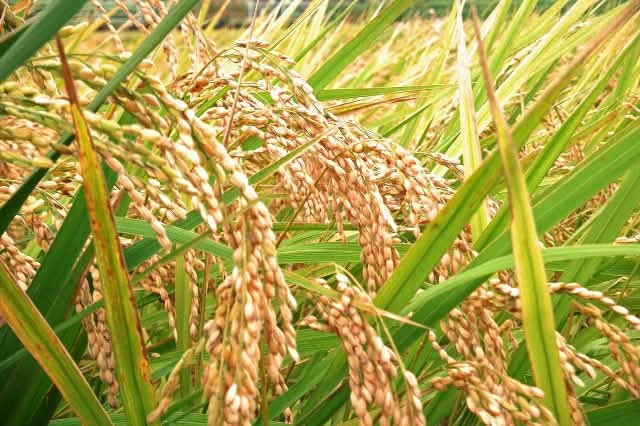
#> input picture backend/uploads/1791309984452-423998993.jpeg, 640 x 426 px
$ python -i analysis.py   (imports and definitions only)
#> lines starting #> are read from the running program, lines starting #| are printed output that depends on the picture; after the words box and inside, x2 and y2 are one past the last pixel; in counts of white or black regions, pixels touching at a corner belong together
"""Crop disease & pest analysis pipeline.

Pipeline (transparent, deterministic):
1. image validation (openable, RGB, min size)
2. image dimensions & aspect ratio
3. color analysis: green/vegetation ratio, brown+yellow lesion ratio,
   dark-spot ratio, brightness, colour variance (texture proxy)
4. deterministic classification rules from the measured statistics

The result is an image-derived estimate, clearly labelled as demo analysis.
To add a trained ML model, replace `classify_from_stats()` with a model
inference call — the rest of the API stays identical.
"""
import hashlib
from PIL import Image

try:
    import cv2  # OpenCV — optional, used for edge/texture density
    import numpy as np
    HAS_CV2 = True
except Exception:
    HAS_CV2 = False

CROP_CANDIDATES = ["Rice", "Maize", "Wheat", "Cotton", "Sugarcane", "Chickpea", "Groundnut", "Soybean"]

DISEASES = [
    {"disease": "Rice Leaf Blast", "crop": "Rice", "severity": "Moderate", "risk": "HIGH",
     "symptoms": ["Diamond-shaped grey-centred lesions on leaves", "Lesions on leaf collar"],
     "recommendations": ["Apply tricyclazole or isoprothiolane fungicide", "Drain fields periodically", "Avoid excess nitrogen"],
     "prevention": ["Use resistant varieties", "Balanced fertilization", "Crop rotation"]},
    {"disease": "Bacterial Leaf Blight", "crop": "Rice", "severity": "Mild", "risk": "MEDIUM",
     "symptoms": ["Yellowing of leaf tips", "Water-soaked lesions along margins"],
     "recommendations": ["Drain standing water", "Avoid nitrogen overuse"],
     "prevention": ["Certified disease-free seed", "Avoid field injuries"]},
    {"disease": "Common Rust", "crop": "Maize", "severity": "Moderate", "risk": "MEDIUM",
     "symptoms": ["Reddish-brown pustules on leaves"],
     "recommendations": ["Apply mancozeb spray", "Remove infected debris"],
     "prevention": ["Resistant hybrids", "Early sowing"]},
    {"disease": "Bacterial Blight", "crop": "Cotton", "severity": "Severe", "risk": "HIGH",
     "symptoms": ["Angular water-soaked spots", "Black lesions on stems"],
     "recommendations": ["Spray copper oxychloride", "Destroy crop residue"],
     "prevention": ["Seed treatment with streptocycline"]},
    {"disease": "Yellow Rust", "crop": "Wheat", "severity": "Moderate", "risk": "HIGH",
     "symptoms": ["Yellow stripes of pustules on leaves"],
     "recommendations": ["Apply propiconazole", "Monitor fields weekly"],
     "prevention": ["Resistant varieties"]},
    {"disease": "Leaf Spot", "crop": "Groundnut", "severity": "Mild", "risk": "LOW",
     "symptoms": ["Small brown spots on lower leaves"],
     "recommendations": ["Remove affected leaves", "Apply mancozeb if spreading"],
     "prevention": ["Crop rotation", "Field sanitation"]},
    {"disease": "Healthy Crop", "crop": None, "severity": "None", "risk": "LOW",
     "symptoms": [], "recommendations": ["Continue regular monitoring and balanced nutrition"],
     "prevention": ["Maintain balanced nutrients", "Regular field scouting"]},
]

PESTS = [
    {"pest": "Stem Borer", "crop": "Rice", "damageLevel": "Moderate",
     "prevention": ["Use pheromone traps", "Apply cartap hydrochloride"],
     "action": "Install pheromone traps and remove affected tillers."},
    {"pest": "Fall Armyworm", "crop": "Maize", "damageLevel": "High",
     "prevention": ["Apply spinetoram at whorl stage", "Destroy egg masses"],
     "action": "Spray spinetoram immediately at whorl stage."},
    {"pest": "Pink Bollworm", "crop": "Cotton", "damageLevel": "High",
     "prevention": ["Use Bt cotton", "Pheromone traps"],
     "action": "Deploy pheromone traps; spray indoxacarb if severe."},
    {"pest": "Aphid", "crop": "Chickpea", "damageLevel": "Moderate",
     "prevention": ["Neem oil spray", "Release ladybirds"],
     "action": "Spray neem oil at early infestation."},
]


def _stats(image_path: str) -> dict:
    """Actual image statistics: green/lesion/dark ratios, brightness, variance."""
    img = Image.open(image_path).convert("RGB")
#> img is the input picture: PIL image 640x426 RGB; mean R, G, B 171.1, 159.8, 72.3
    width, height = img.size
#> width = 640; height = 426
    small = img.resize((96, 96))
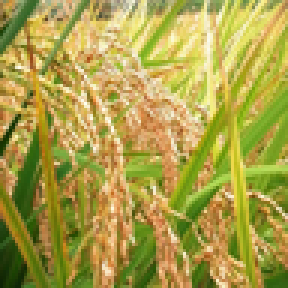
#> small: PIL image 96x96 RGB (shown 3 times larger); mean R, G, B 171.1, 159.8, 72.3
    px = list(small.getdata())
#> px = 9216 items, first 6: (171, 144, 88), (134, 136, 90), (155, 144, 74), (200, 140, 54), (198, 156, 78), (183, 173, 116)
    n = len(px)
#> n = 9216

    green = yellow = brown = dark = bright = soil_like = 0
    total_r = total_g = total_b = 0
    greens = []
    for r, g, b in px:
        total_r += r; total_g += g; total_b += b
        if g > r + 12 and g > b + 12:
            green += 1
            greens.append(g)
        if r > 110 and g > 60 and b < 70:
            yellow += 1
        if r > 80 and g > 40 and b < 50 and r > g + 30:
            brown += 1
        if r < 60 and g < 60 and b < 60:
            dark += 1
        if r > 200 and g > 200 and b > 200:
            bright += 1
        # soil-like pixel: warm brown, low blue, not too bright
        if r > g and g > b and b < 90 and 50 < r < 175:
            soil_like += 1
#> this loop made 9216 passes
#> (r, g, b, total_r, total_g, total_b, bright) on pass 45: (242, 241, 216, 7696, 7387, 5098, 1)
#> (r, g, b, total_r, total_g, total_b) on passes 1 to 6: (171, 144, 88, 171, 144, 88), (134, 136, 90, 305, 280, 178), (155, 144, 74, 460, 424, 252), (200, 140, 54, 660, 564, 306), (198, 156, 78, 858, 720, 384), (183, 173, 116, 1041, 893, 500)
#> after the loop, bright = 65; brown = 406; dark = 86; green = 2245; greens = 2245 values, max 230 at index 242, min 36 at index 2104, mean 136.6; soil_like = 1472; total_b = 666382; total_g = 1473088; total_r = 1577246; yellow = 3586

    mean_g = sum(greens) / len(greens) if greens else 0
#> mean_g = 136.6
    variance = (sum((x - mean_g) ** 2 for x in greens) / len(greens)) if greens else 0
#> variance = 1508.3

    # Edge/texture density via OpenCV when available (Sobel fallback otherwise)
    edge_density = 0.0
    try:
        if HAS_CV2:
            arr = np.asarray(small)
            gray = cv2.cvtColor(arr, cv2.COLOR_RGB2GRAY)
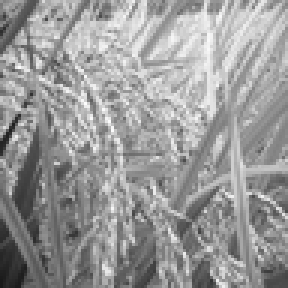
#> gray: shape (96, 96) (shown 3 times larger); min 26, max 253, mean 153.2
            edges = cv2.Canny(gray, 60, 160)
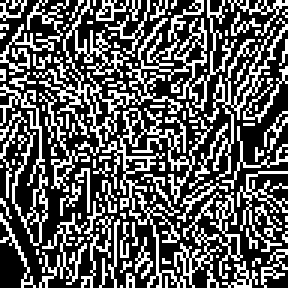
#> edges: shape (96, 96) (shown 3 times larger); 35.7% white in thin lines or dots
            edge_density = float((edges > 0).mean())
#> edge_density = 0.357
        else:
            gy, gx = np.gradient(np.asarray(small).mean(axis=2))
            mag = (gx ** 2 + gy ** 2) ** 0.5
            edge_density = float((mag > 25).mean())
    except Exception:
        edge_density = 0.0

    soil_ratio = soil_like / n
#> soil_ratio = 0.16

    return {
        "width": width, "height": height,
        "green_ratio": round(green / n, 3),
        "yellow_ratio": round(yellow / n, 3),
        "brown_ratio": round(brown / n, 3),
        "dark_ratio": round(dark / n, 3),
        "bright_ratio": round(bright / n, 3),
        "soil_ratio": round(soil_ratio, 3),
        "avg_r": round(total_r / n), "avg_g": round(total_g / n), "avg_b": round(total_b / n),
        "avg_brightness": round((total_r + total_g + total_b) / (3 * n)),
        "texture_variance": round(variance, 1),
        "edge_density": round(edge_density, 3),
    }


# [136 lines left out: functions _crop_from_image, classify_image, classify_from_stats, _confidence, analyze_crop, analyze_pest, not called in this run]

>>> result = _stats('../../backend/uploads/1791309984452-423998993.jpeg')
#> result = 14 items

$ run again, on backend/uploads/1791310319488-550456039.jpeg
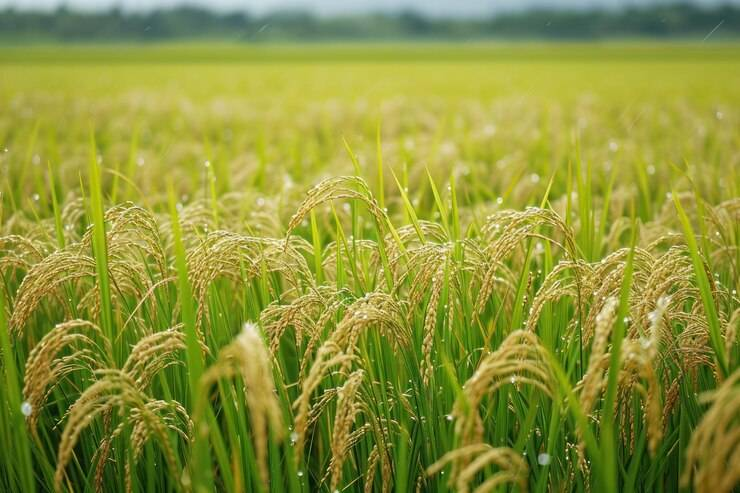
#> input picture backend/uploads/1791310319488-550456039.jpeg, 740 x 493 px
#> in _stats, img is the input picture: PIL image 740x493 RGB; mean R, G, B 140.3, 146.9, 56.6
#> in _stats, `small = img.resize((96, 96))`:
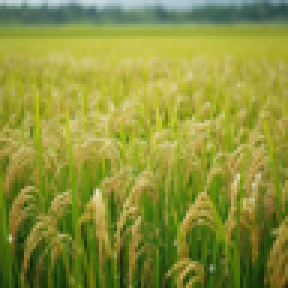
#> small: PIL image 96x96 RGB (shown 3 times larger); mean R, G, B 140.3, 146.9, 56.6
#> px = 9216 items, first 6: (184, 205, 206), (175, 196, 197), (185, 204, 209), (194, 212, 218), (191, 209, 215), (192, 210, 216)
#> n = 9216
#> the loop in _stats, `for r, g, b in px:` made 9216 passes
#> (total_r, total_g, total_b) on passes 193, 194, 201, 202, 266, 277, 278, 279: (29616, 34453, 35333), (29704, 34572, 35437), (30434, 35503, 36285), (30543, 35642, 36409), (38520, 45515, 46120), (39422, 46788, 47296), (39491, 46887, 47380), (39564, 46990, 47466)
#> after the loop in _stats, `for r, g, b in px:`: bright = 0; brown = 9; dark = 110; green = 2854; greens = 2854 values, max 191 at index 785, min 32 at index 2789, mean 117.9; soil_like = 1713; total_b = 521684; total_g = 1354235; total_r = 1292785; yellow = 4118
#> mean_g = 117.9
#> variance = 1035.8
#> in _stats, `edges = cv2.Canny(gray, 60, 160)`:
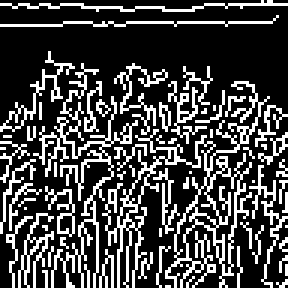
#> edges: shape (96, 96) (shown 3 times larger); 26.8% white in thin lines or dots
#> edge_density = 0.268
#> soil_ratio = 0.186
#> result = 14 items

$ run again, on backend/uploads/1791310413914-95905620.jpeg
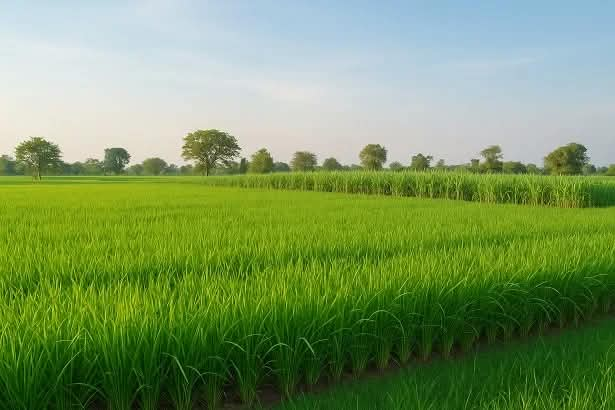
#> input picture backend/uploads/1791310413914-95905620.jpeg, 615 x 410 px
#> in _stats, img is the input picture: PIL image 615x410 RGB; mean R, G, B 121.8, 150.5, 96.2
#> in _stats, `small = img.resize((96, 96))`:
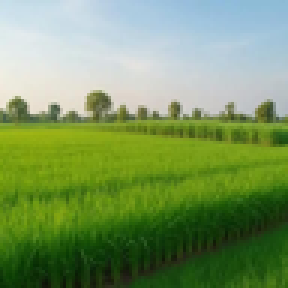
#> small: PIL image 96x96 RGB (shown 3 times larger); mean R, G, B 121.8, 150.5, 96.2
#> px = 9216 items, first 6: (199, 221, 232), (199, 221, 234), (198, 223, 234), (197, 223, 232), (197, 220, 231), (196, 218, 229)
#> n = 9216
#> the loop in _stats, `for r, g, b in px:` made 9216 passes
#> (r, g, b, total_r, total_g, total_b) on passes 1 to 8: (199, 221, 232, 199, 221, 232), (199, 221, 234, 398, 442, 466), (198, 223, 234, 596, 665, 700), (197, 223, 232, 793, 888, 932), (197, 220, 231, 990, 1108, 1163), (196, 218, 229, 1186, 1326, 1392), (196, 218, 229, 1382, 1544, 1621), (195, 218, 228, 1577, 1762, 1849)
#> after the loop in _stats, `for r, g, b in px:`: bright = 1692; brown = 0; dark = 862; green = 5360; greens = 5360 values, max 183 at index 490, min 26 at index 5124, mean 114.2; soil_like = 6; total_b = 886966; total_g = 1386880; total_r = 1122132; yellow = 1511
#> mean_g = 114.2
#> variance = 1669.4
#> in _stats, `edges = cv2.Canny(gray, 60, 160)`:
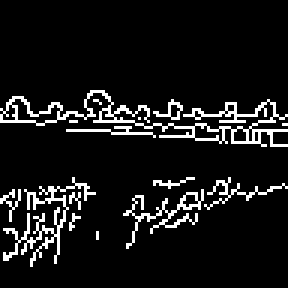
#> edges: shape (96, 96) (shown 3 times larger); 8.9% white in thin lines or dots, all inside (x1, y1, x2, y2) = (0, 30, 96, 89)
#> edge_density = 0.0885
#> soil_ratio = 0.000651
#> result = 14 items

$ run again, on backend/uploads/1791310923479-992074062.jpeg
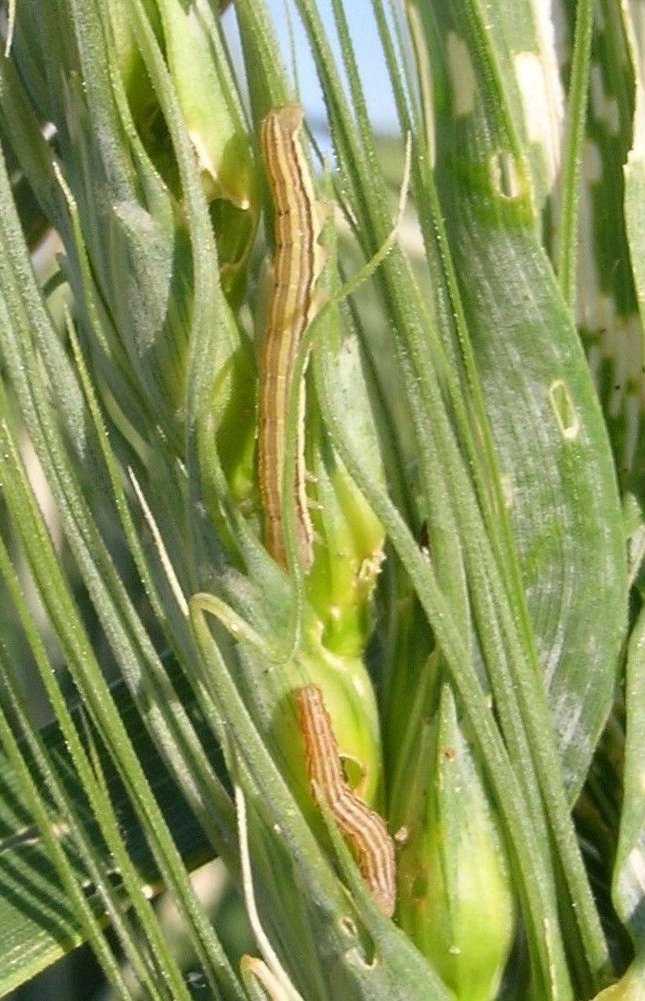
#> input picture backend/uploads/1791310923479-992074062.jpeg, 645 x 1001 px
#> in _stats, img is the input picture: PIL image 645x1001 RGB; mean R, G, B 135.9, 147.4, 86.4
#> in _stats, `small = img.resize((96, 96))`:
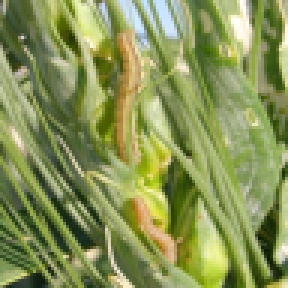
#> small: PIL image 96x96 RGB (shown 3 times larger); mean R, G, B 135.9, 147.4, 86.4
#> px = 9216 items, first 6: (84, 89, 72), (180, 179, 138), (124, 132, 85), (74, 92, 55), (83, 100, 67), (83, 99, 68)
#> n = 9216
#> the loop in _stats, `for r, g, b in px:` made 9216 passes
#> (r, g, b, total_r, total_g, total_b, soil_like) on pass 34: (109, 103, 79, 4910, 5274, 3289, 1)
#> after the loop in _stats, `for r, g, b in px:`: bright = 148; brown = 21; dark = 247; green = 5032; greens = 5032 values, max 241 at index 423, min 27 at index 4349, mean 131.9; soil_like = 201; total_b = 796651; total_g = 1357992; total_r = 1252112; yellow = 938
#> mean_g = 131.9
#> variance = 1699.9
#> in _stats, `edges = cv2.Canny(gray, 60, 160)`:
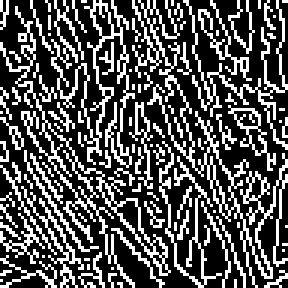
#> edges: shape (96, 96) (shown 3 times larger); 32.5% white in thin lines or dots
#> edge_density = 0.325
#> soil_ratio = 0.0218
#> result = 14 items
